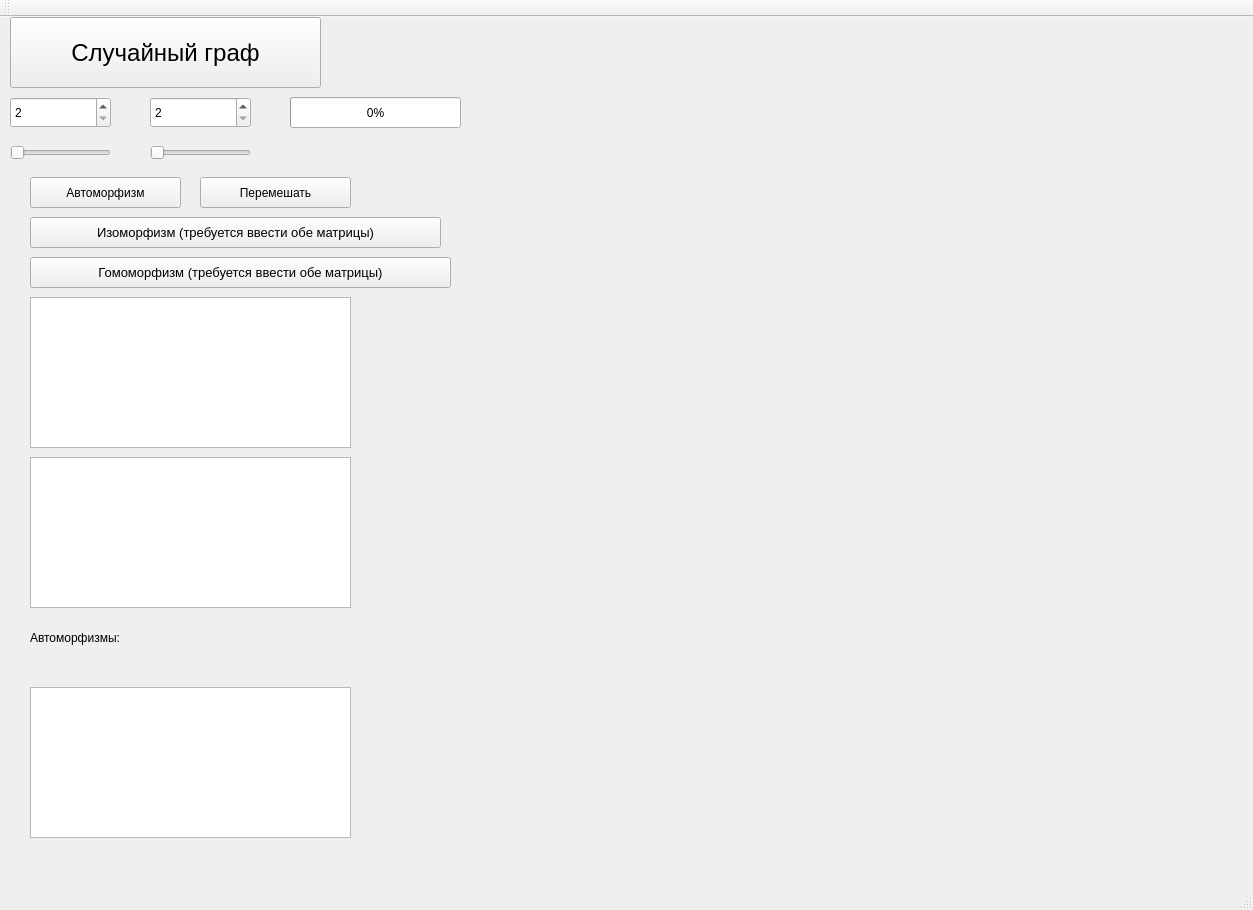
<?xml version="1.0" encoding="UTF-8"?>
<ui version="4.0">
 <class>MainWindow</class>
 <widget class="QMainWindow" name="MainWindow">
  <property name="geometry">
   <rect>
    <x>0</x>
    <y>0</y>
    <width>1253</width>
    <height>910</height>
   </rect>
  </property>
  <property name="windowTitle">
   <string>MainWindow</string>
  </property>
  <widget class="QWidget" name="centralWidget">
   <widget class="QCustomPlot" name="widget" native="true">
    <property name="geometry">
     <rect>
      <x>590</x>
      <y>80</y>
      <width>641</width>
      <height>741</height>
     </rect>
    </property>
   </widget>
   <widget class="QPushButton" name="genRandomGraphBtn">
    <property name="geometry">
     <rect>
      <x>10</x>
      <y>0</y>
      <width>311</width>
      <height>71</height>
     </rect>
    </property>
    <property name="font">
     <font>
      <pointsize>18</pointsize>
     </font>
    </property>
    <property name="contextMenuPolicy">
     <enum>Qt::PreventContextMenu</enum>
    </property>
    <property name="text">
     <string>Случайный граф</string>
    </property>
   </widget>
   <widget class="QSpinBox" name="spinBox">
    <property name="geometry">
     <rect>
      <x>10</x>
      <y>80</y>
      <width>101</width>
      <height>31</height>
     </rect>
    </property>
    <property name="minimum">
     <number>2</number>
    </property>
    <property name="maximum">
     <number>450</number>
    </property>
    <property name="value">
     <number>2</number>
    </property>
   </widget>
   <widget class="QProgressBar" name="progressBar">
    <property name="geometry">
     <rect>
      <x>290</x>
      <y>80</y>
      <width>171</width>
      <height>31</height>
     </rect>
    </property>
    <property name="value">
     <number>0</number>
    </property>
   </widget>
   <widget class="QSlider" name="horizontalSlider">
    <property name="geometry">
     <rect>
      <x>10</x>
      <y>120</y>
      <width>101</width>
      <height>31</height>
     </rect>
    </property>
    <property name="minimum">
     <number>2</number>
    </property>
    <property name="maximum">
     <number>450</number>
    </property>
    <property name="value">
     <number>2</number>
    </property>
    <property name="sliderPosition">
     <number>2</number>
    </property>
    <property name="orientation">
     <enum>Qt::Horizontal</enum>
    </property>
   </widget>
   <widget class="QPushButton" name="automorphismBtn">
    <property name="geometry">
     <rect>
      <x>30</x>
      <y>160</y>
      <width>151</width>
      <height>31</height>
     </rect>
    </property>
    <property name="text">
     <string>Автоморфизм</string>
    </property>
   </widget>
   <widget class="QTextEdit" name="outputEdit">
    <property name="geometry">
     <rect>
      <x>30</x>
      <y>670</y>
      <width>321</width>
      <height>151</height>
     </rect>
    </property>
    <property name="tabStopWidth">
     <number>74</number>
    </property>
    <property name="textInteractionFlags">
     <set>Qt::TextEditorInteraction</set>
    </property>
   </widget>
   <widget class="QLabel" name="label">
    <property name="geometry">
     <rect>
      <x>30</x>
      <y>610</y>
      <width>231</width>
      <height>21</height>
     </rect>
    </property>
    <property name="text">
     <string>Автоморфизмы:</string>
    </property>
   </widget>
   <widget class="QPushButton" name="shuffleBtn">
    <property name="geometry">
     <rect>
      <x>200</x>
      <y>160</y>
      <width>151</width>
      <height>31</height>
     </rect>
    </property>
    <property name="text">
     <string>Перемешать</string>
    </property>
   </widget>
   <widget class="QTextEdit" name="matrix_2Edit">
    <property name="geometry">
     <rect>
      <x>30</x>
      <y>440</y>
      <width>321</width>
      <height>151</height>
     </rect>
    </property>
   </widget>
   <widget class="QPushButton" name="isomorphismBtn">
    <property name="geometry">
     <rect>
      <x>30</x>
      <y>200</y>
      <width>411</width>
      <height>31</height>
     </rect>
    </property>
    <property name="font">
     <font>
      <pointsize>10</pointsize>
      <weight>50</weight>
      <bold>false</bold>
     </font>
    </property>
    <property name="text">
     <string>Изоморфизм (требуется ввести обе матрицы)</string>
    </property>
   </widget>
   <widget class="QPushButton" name="gomomorphismBtn">
    <property name="geometry">
     <rect>
      <x>30</x>
      <y>240</y>
      <width>421</width>
      <height>31</height>
     </rect>
    </property>
    <property name="font">
     <font>
      <pointsize>10</pointsize>
     </font>
    </property>
    <property name="text">
     <string>Гомоморфизм (требуется ввести обе матрицы)</string>
    </property>
   </widget>
   <widget class="QSpinBox" name="spinBox_2">
    <property name="geometry">
     <rect>
      <x>150</x>
      <y>80</y>
      <width>101</width>
      <height>31</height>
     </rect>
    </property>
    <property name="minimum">
     <number>2</number>
    </property>
    <property name="maximum">
     <number>450</number>
    </property>
    <property name="value">
     <number>2</number>
    </property>
   </widget>
   <widget class="QSlider" name="horizontalSlider_2">
    <property name="geometry">
     <rect>
      <x>150</x>
      <y>120</y>
      <width>101</width>
      <height>31</height>
     </rect>
    </property>
    <property name="minimum">
     <number>2</number>
    </property>
    <property name="maximum">
     <number>450</number>
    </property>
    <property name="value">
     <number>2</number>
    </property>
    <property name="sliderPosition">
     <number>2</number>
    </property>
    <property name="orientation">
     <enum>Qt::Horizontal</enum>
    </property>
   </widget>
   <widget class="QTextEdit" name="matrixEdit">
    <property name="geometry">
     <rect>
      <x>30</x>
      <y>280</y>
      <width>321</width>
      <height>151</height>
     </rect>
    </property>
   </widget>
  </widget>
  <widget class="QMenuBar" name="menuBar">
   <property name="geometry">
    <rect>
     <x>0</x>
     <y>0</y>
     <width>1253</width>
     <height>31</height>
    </rect>
   </property>
  </widget>
  <widget class="QToolBar" name="mainToolBar">
   <attribute name="toolBarArea">
    <enum>TopToolBarArea</enum>
   </attribute>
   <attribute name="toolBarBreak">
    <bool>false</bool>
   </attribute>
  </widget>
  <widget class="QStatusBar" name="statusBar"/>
 </widget>
 <layoutdefault spacing="6" margin="11"/>
 <customwidgets>
  <customwidget>
   <class>QCustomPlot</class>
   <extends>QWidget</extends>
   <header>qcustomplot.h</header>
   <container>1</container>
  </customwidget>
 </customwidgets>
 <resources/>
 <connections>
  <connection>
   <sender>spinBox</sender>
   <signal>valueChanged(int)</signal>
   <receiver>horizontalSlider</receiver>
   <slot>setValue(int)</slot>
   <hints>
    <hint type="sourcelabel">
     <x>65</x>
     <y>132</y>
    </hint>
    <hint type="destinationlabel">
     <x>68</x>
     <y>194</y>
    </hint>
   </hints>
  </connection>
  <connection>
   <sender>horizontalSlider</sender>
   <signal>valueChanged(int)</signal>
   <receiver>spinBox</receiver>
   <slot>setValue(int)</slot>
   <hints>
    <hint type="sourcelabel">
     <x>31</x>
     <y>165</y>
    </hint>
    <hint type="destinationlabel">
     <x>30</x>
     <y>128</y>
    </hint>
   </hints>
  </connection>
  <connection>
   <sender>spinBox_2</sender>
   <signal>valueChanged(int)</signal>
   <receiver>horizontalSlider_2</receiver>
   <slot>setValue(int)</slot>
   <hints>
    <hint type="sourcelabel">
     <x>169</x>
     <y>147</y>
    </hint>
    <hint type="destinationlabel">
     <x>169</x>
     <y>176</y>
    </hint>
   </hints>
  </connection>
  <connection>
   <sender>horizontalSlider_2</sender>
   <signal>valueChanged(int)</signal>
   <receiver>spinBox_2</receiver>
   <slot>setValue(int)</slot>
   <hints>
    <hint type="sourcelabel">
     <x>226</x>
     <y>181</y>
    </hint>
    <hint type="destinationlabel">
     <x>219</x>
     <y>145</y>
    </hint>
   </hints>
  </connection>
  <connection>
   <sender>spinBox</sender>
   <signal>valueChanged(int)</signal>
   <receiver>spinBox_2</receiver>
   <slot>setValue(int)</slot>
   <hints>
    <hint type="sourcelabel">
     <x>101</x>
     <y>134</y>
    </hint>
    <hint type="destinationlabel">
     <x>157</x>
     <y>137</y>
    </hint>
   </hints>
  </connection>
 </connections>
</ui>
